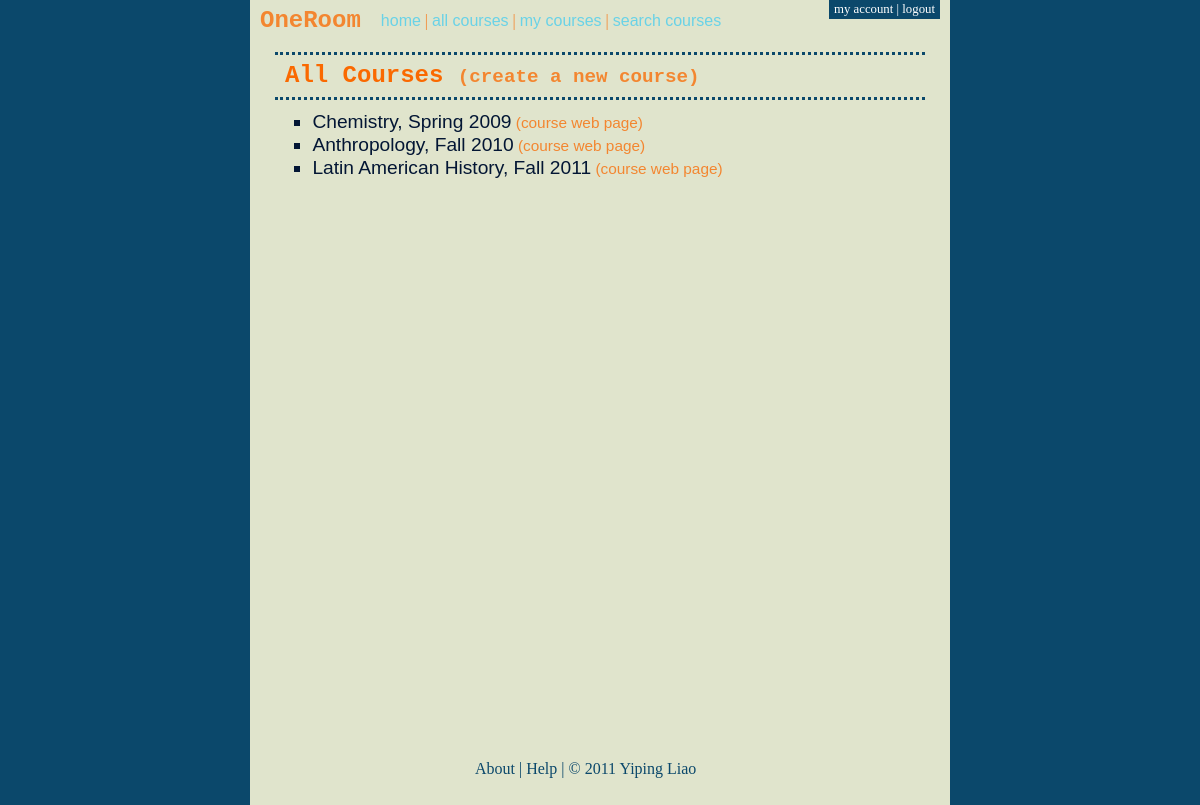
The page /allcourses.php (signed in) on the database its author committed.
### tables this page shows
CREATE TABLE `courses` (
  `course_id` int(11) NOT NULL AUTO_INCREMENT,
  `name` varchar(50) DEFAULT NULL,
  `year` char(4) DEFAULT NULL,
  `semester` varchar(10) DEFAULT NULL,
  `passcode` varchar(40) DEFAULT NULL,
  PRIMARY KEY (`course_id`)
);

### utils.php (called while the page is built, shortened)
<?php
  function is_teacher($dbc, $user_id) {
    $is_teacher = false;
    $query = "SELECT * FROM oneroom_users WHERE id = '$user_id'";
    $result = mysqli_query($dbc, $query) or redirect('500.php');
    $row = mysqli_fetch_array($result);
    if ($row['user_type'] == 'teacher') {
      $is_teacher = true;
    }
    return $is_teacher;
  }
  function get_user_courses($dbc, $user_id, $is_teacher) {
    if ($is_teacher) {
      $query = "SELECT course_id FROM courses_teachers WHERE
                teacher_id = '$user_id'";
    } else {
      $query = "SELECT course_id FROM courses_students WHERE
                student_id = '$user_id'";
    }
    $result = mysqli_query($dbc, $query) or redirect('500.php');
    $user_course_ids = array();
    while ($row = mysqli_fetch_array($result)) {
      array_push($user_course_ids, $row['course_id']);
    }
    return $user_course_ids;
  }

### init_page.php (called while the page is built, shortened)
<?php
  $dbc = mysqli_connect(DB_HOST, DB_USER, DB_PASSWORD, DB_NAME) or
          redirect('500.php');
  require_once('utils.php');
  $logged_in = isset($_SESSION['user_id']);
  if ($logged_in) {
    $user_id = $_SESSION['user_id'];
    $is_teacher = is_teacher($dbc, $user_id);
  }
?>

### allcourses.php (the view, shortened to what this page needs)
<?php
  require_once('init_page.php');
  $user_course_ids = get_user_courses($dbc, $user_id, $is_teacher);
  $query = "SELECT course_id, name, semester, year FROM courses";
  $result = mysqli_query($dbc, $query) or redirect('500.php');
  require_once('oneroom_header.php');
?>
<div id="content">
  <div id="content-heading">
    <?php
      echo '<h1>All Courses ';
      if ($is_teacher) {
        echo '<a class="paren-link" href="course_create.php">';
        echo '(create a new course)</a>';
      }
      echo '</h1>';
    ?>
  </div>
  <div id="content-body">
    <?php
      if (mysqli_num_rows($result) == 0) {
        echo '<p>There are no courses yet.</p>';
      } else {
        echo '<ul>';
        while ($row = mysqli_fetch_array($result)) {
          $name = $row['name'];
          $semester = $row['semester'];
          $year = $row['year'];
          $course_id = $row['course_id'];
          echo '<li>';
          echo $name . ', ' . $semester . ' ' . $year;
          if (in_array($course_id, $user_course_ids)) {
            echo '<a class="paren-link" ';
            echo "href=\"course_page.php?course_id=$course_id\">";
            echo ' (course web page)</a>';
            echo '</li>';
          }
        }
        echo '</ul>';
      }
    ?>
  </div>
</div>
<?php
  require_once('oneroom_footer.php');
?>

### stylesheets/style.css (style rules this page uses)
html, body, h1, h2, h3, h4, h5, h6, p, ol, ul, li, pre, code, address, variable, form, fieldset, blockquote { padding: 0; margin: 0; font-size: 100%; font-weight: normal; }
ul { margin-left: 1.4em; list-style:square; }
body { background-color: #0B486B; }
a { text-decoration: none; }
html, body { height: 100%; }
#content { margin: 0px 25px 15px 25px; }
#content-heading { margin-bottom: 5px; padding: 10px 10px 10px 10px; line-height: 0.9; border-top-style: dotted; border-top-color: #0B486B; border-bottom-style: dotted; border-bottom-color: #0B486B; }
#content-heading h1 { color: #FA6900; font-family: "Courier New", Courier, monospace; font-weight: bold; font-size: 1.5em; }
#content-heading h1 .paren-link { font-size: 0.8em; color: #F38630; font-family: "Courier New", Courier, monospace; font-weight: bold; }
#content-body { line-height: 1.2; color: #031634; font-family: "Trebuchet MS", Arial, Helvetica, sans-serif; padding: 5px 15px 5px 15px; }
#content-body ul li { font-size: 1.2em; }
#content-body ul li a { color: #031634; }
#content-body ul li a.paren-link { color: #F38630; font-size: 0.8em; }

### rows shown on the page
courses: name "Chemistry", semester "Spring", year "2009"
courses: name "Anthropology", semester "Fall", year "2010"
courses: name "Latin American History", semester "Fall", year "2011"
